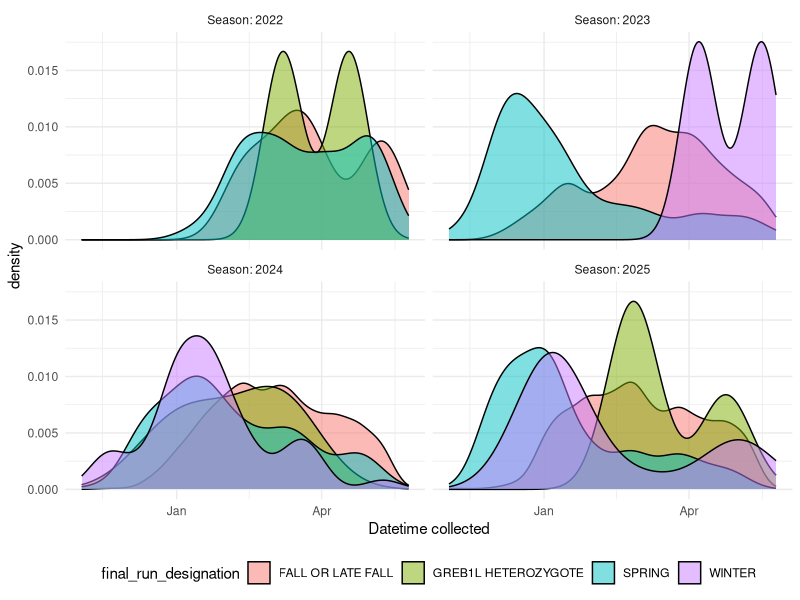

Source code (R): (Note: this script raises an error after producing the figure.)
library(tidyverse)

test <- read_csv("data-raw/backfill/results/genetics_query_for_dashboard_2022-2025_2026-02-03.csv") |>
  mutate(season = substr(sample_id, 4, 5))

# only 4 run names should exist
test |>
  distinct(final_run_designation)

# check for high numbers of unknowns
test |>
  group_by(season, final_run_designation) |>
  tally()

# test for gt seq results vs. sherlock results
test |>
  mutate(has_gtseq = ifelse(is.na(pop_structure_id), F, T),
         has_shlk = ifelse(is.na(shlk_run_designation), F, T)) |>
  group_by(season, has_gtseq, has_shlk) |>
  tally() |>
  ungroup()

test |>
  mutate(fake_year = ifelse(month(datetime_collected) %in% 10:12, 1970, 1971),
         fake_date = as.Date(paste0(fake_year, "-", month(datetime_collected), "-", day(datetime_collected))),
         season = as.factor(paste0("Season: 20", substr(sample_id, 4, 5)))) |>
  ggplot(aes(x = fake_date, fill = final_run_designation)) +
  geom_density(alpha = 0.5) +
  facet_wrap(~season) +
  theme_minimal() +
  labs(x = "Datetime collected") +
  theme(legend.position = "bottom")

test |>
  mutate(season = substr(sample_id, 4, 5)) |>
  distinct(season, final_run_designation,
           gtseq_chr28_geno, pop_structure_id,
           shlk_chr28_genotype,
           shlk_chr16_genotype, shlk_run_designation
           ) |>
  arrange(season, final_run_designation) |>
  View()

test |>
  mutate(season = substr(sample_id, 4, 5)) |>
  filter(final_run_designation == "GREB1L HETEROZYGOTE") |>
  distinct(season, final_run_designation,
           gtseq_chr28_geno, pop_structure_id,
           shlk_chr28_genotype,
           shlk_chr16_genotype, shlk_run_designation,
           cv_fall, cv_late_fall, cv_spring, cv_winter) |>
  arrange(season, final_run_designation) |>
  View()


# 2-4-2026 checks ---------------------------------------------------------

# datetime collected missing
missing <- test |>
  filter(is.na(datetime_collected))

missing |>
  group_by(season) |>
  tally()

# files are read in and processed in backfill.R
# 22
missing_2022_sample_ids <- missing |>
  filter(season == "22") |>
  pull(sample_id)

field_data_2022 |>
  filter(sample_id %in% missing_2022_sample_ids) |>
  distinct(datetime_collected)

# 23
missing_2023_sample_ids <- missing |>
  filter(season == "23") |>
  pull(sample_id)

field_data_2023 |>
  filter(sample_id %in% missing_2023_sample_ids) |>
  distinct(datetime_collected)

# 24
missing_2024_sample_ids <- missing |>
  filter(season == "24") |>
  pull(sample_id)

field_data_2024 |>
  filter(sample_id %in% missing_2024_sample_ids) |>
  distinct(datetime_collected)

# 25
con_prod <- gr_db_connect()
missing_2025_sample_ids <- missing |>
  filter(season == "25") |>
  pull(sample_id)

field_data_2025 <- tbl(con_prod, "sample") |>
  filter(season == 25) |>
  collect() |>
  glimpse()

field_data_2025 |>
  filter(id %in% missing_2025_sample_ids) |>
  distinct(datetime_collected)

# gtseq data results but not in query - we need to add to sample plan

# these come from backfill.R


samples_only_in_gtseq_2022
samples_only_in_sherlock_2022
samples_only_in_gtseq_2023
samples_only_in_sherlock_2023
samples_only_in_gtseq_2024
samples_only_in_sherlock_2024
